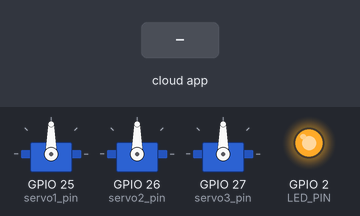
A sketch run on a simulated ESP32. Parts: 3 × servo, output pins drawn as LEDs (lit = HIGH). The inputs (shaded band) are chosen by the test bench. The ROS host is connected and sends only what is stated.

Above: at 3.2 s.
3.3 s: the phone or cloud app sets linear.x to -100
At 4.0 s:
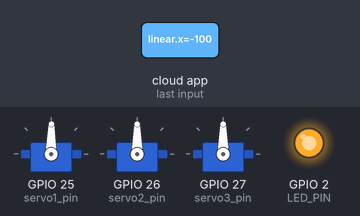
4.8 s: the phone or cloud app sets linear.x to 100
At 5.2 s:
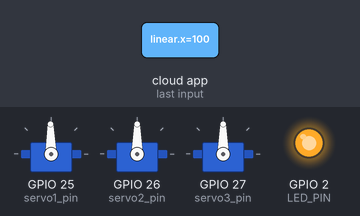
Timing chart, 0 to 7.8 s (numbered marks = the images above; inputs shaded):
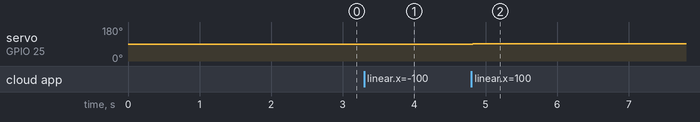

The sketch:

4c.ino
```cpp
#include <ESP32Servo.h>


#include <micro_ros_arduino.h>

#include <stdio.h>
#include <rcl/rcl.h>
#include <rcl/error_handling.h>
#include <rclc/rclc.h>
#include <rclc/executor.h>

#include <geometry_msgs/msg/twist.h>  // Include Twist message type


rcl_subscription_t subscriber;
geometry_msgs__msg__Twist msg;  //  Twist
rclc_executor_t executor;
rclc_support_t support;
rcl_allocator_t allocator;
rcl_node_t node;
rcl_timer_t timer;
// Assigning servo names
Servo servo1;
Servo servo2;
Servo servo3;
// Defining pins
#define servo1_pin  25
#define servo2_pin  26
#define servo3_pin  27
#define LED_PIN LED_BUILTIN

#define RCCHECK(fn) { rcl_ret_t temp_rc = fn; if((temp_rc != RCL_RET_OK)){error_loop();}}
#define RCSOFTCHECK(fn) { rcl_ret_t temp_rc = fn; if((temp_rc != RCL_RET_OK)){}}

void error_loop(){
  while(1){
    digitalWrite(LED_PIN, !digitalRead(LED_PIN));
    delay(100);
  }
}

void subscription_callback(const void * msgin)
{
  const geometry_msgs__msg__Twist * msg = (const geometry_msgs__msg__Twist *)msgin;  // Change Int32 to Twist
  // Your processing logic for Twist messages goes here
}

void setup() {
  set_microros_wifi_transports("Subun", "123456789", "192.168.220.44", 8888);
  Serial.begin(9600);
  servo1.attach(servo1_pin);
  servo2.attach(servo2_pin);
  servo3.attach(servo3_pin);
  pinMode(LED_PIN, OUTPUT);
  digitalWrite(LED_PIN, HIGH);

  delay(2000);

  allocator = rcl_get_default_allocator();

  // create init_options
  RCCHECK(rclc_support_init(&support, 0, NULL, &allocator));

  // create node
  RCCHECK(rclc_node_init_default(&node, "subscriber_node_3", "", &support));

  // create subscriber
  RCCHECK(rclc_subscription_init_default(
    &subscriber,
    &node,
    ROSIDL_GET_MSG_TYPE_SUPPORT(geometry_msgs, msg, Twist),
    "/cmd_vel/bot3"));  // subscribing topic for Twist messages

  // create executor
  RCCHECK(rclc_executor_init(&executor, &support.context, 1, &allocator));
  RCCHECK(rclc_executor_add_subscription(&executor, &subscriber, &msg, &subscription_callback, ON_NEW_DATA));
}

void loop() {
  delay(10);
  RCCHECK(rclc_executor_spin_some(&executor, RCL_MS_TO_NS(10)));
  // Your additional logic goes here
  servo1.write(msg.linear.x+90);
  servo2.write(msg.linear.y+90);
  servo3.write(msg.linear.z+90);

}
```

Measured:
- after the input at 3.3 s, servo on GPIO 25 (servo1_pin): 90° → 89° at once
- after the input at 4.8 s, servo on GPIO 25 (servo1_pin): 89° → 91° at once
